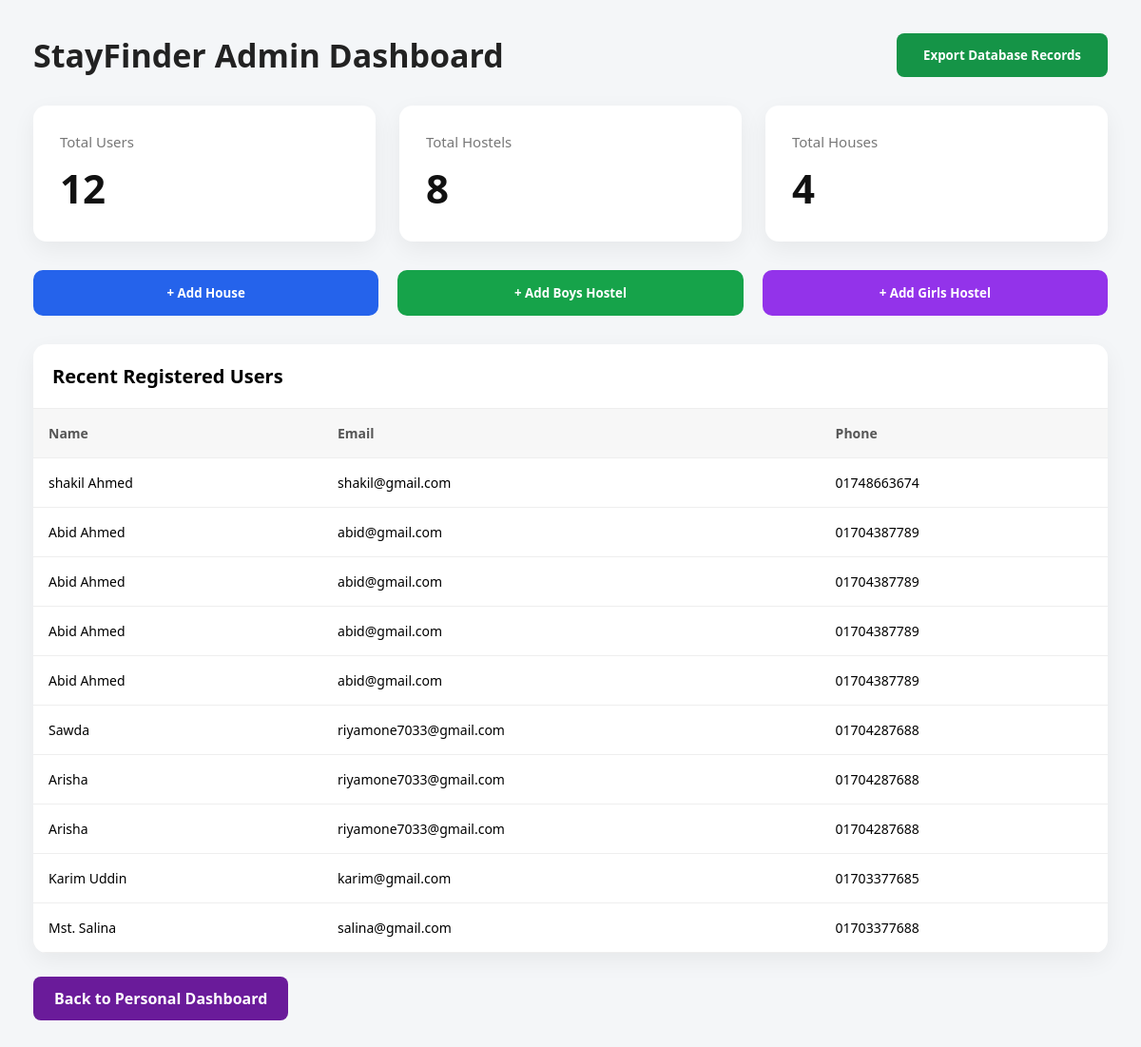
The page /admin-dashboard/ (signed in) on the database as committed earlier.
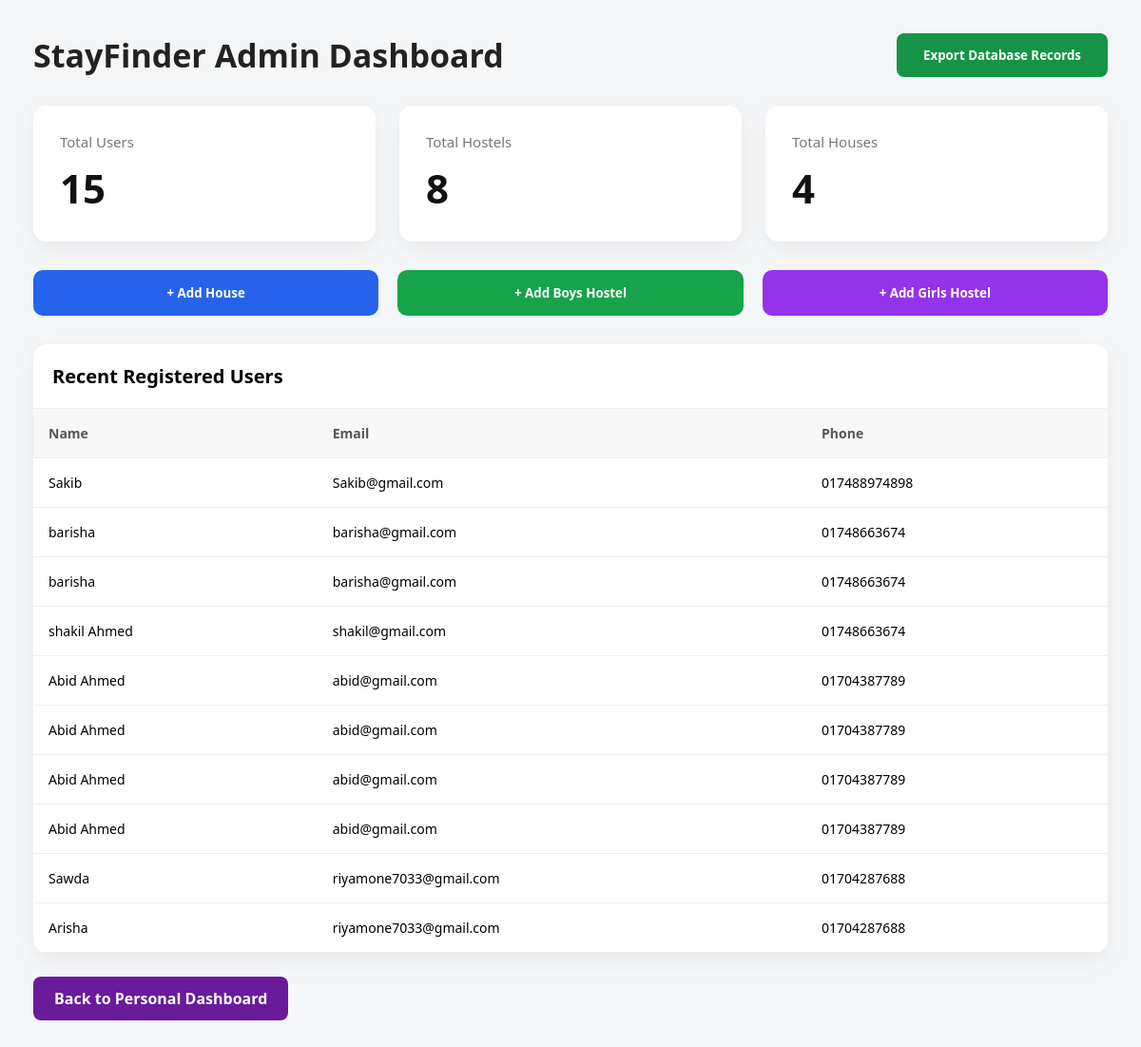
The same page on the database as committed later.
### core/models.py (models this page shows, shortened)
class Owner(models.Model):
    name = models.CharField(max_length=100, blank=True)
    phone = models.CharField(max_length=15, blank=True)
    email = models.EmailField(blank=True)
    password = models.CharField(max_length=128, blank=True, null=True)

### core/views.py (the view)
# urls.py: path('admin-dashboard/', views.admin_dashboard, name='admin_dashboard'),
def admin_dashboard(request):
    is_admin = request.user.is_authenticated and request.user.is_superuser
    is_owner = 'owner_id' in request.session
    if not (is_admin or is_owner):
        return redirect('dashboard')
    total_users = Owner.objects.count()
    total_hostels = Hostel.objects.count()
    total_houses = House.objects.count()
    total_booking_requests = BookingRequest.objects.count()
    total_requirement_alerts = RequirementAlert.objects.count()
    total_applications = ApplicationForm.objects.count()
    total_feedbacks = PaymentFeedback.objects.count()
    context = {
        'total_users': total_users,
        'total_hostels': total_hostels,
        'total_houses': total_houses,
        'total_booking_requests': total_booking_requests,
        'total_requirement_alerts': total_requirement_alerts,
        'total_applications': total_applications,
        'total_feedbacks': total_feedbacks,
        'owners': Owner.objects.all().order_by('-id')[:10],
        'booking_requests': BookingRequest.objects.all().order_by('-id')[:10],
        'requirement_alerts': RequirementAlert.objects.all().order_by('-id')[:10],
        'applications': ApplicationForm.objects.all().order_by('-id')[:10],
        'feedbacks': PaymentFeedback.objects.all().order_by('-id')[:10],
    }
    return render(request, 'admin_dashboard.html', context)

### core/templates/admin_dashboard.html (shortened to what this page needs)
{% load static %}
<html lang="en">
<head>
</head>
<body>
<div class="header">
    <h1>StayFinder Admin Dashboard</h1>
    <a href="{% url 'export_excel' %}">
        <button class="export-btn">Export Database Records</button>
    </a>
</div>
<div class="cards">
    <div class="card">
        <p>Total Users</p>
        <h2>{{ total_users }}</h2>
    </div>
    <div class="card">
        <p>Total Hostels</p>
        <h2>{{ total_hostels }}</h2>
    </div>
    <div class="card">
        <p>Total Houses</p>
        <h2>{{ total_houses }}</h2>
    </div>
</div>
<div class="action-row">
    <a href="{% url 'add_house_admin' %}">
        <button class="add-house">+ Add House</button>
    </a>
    <a href="{% url 'add_boys_hostel_admin' %}">
        <button class="add-boys">+ Add Boys Hostel</button>
    </a>
    <a href="{% url 'add_girls_hostel_admin' %}">
        <button class="add-girls">+ Add Girls Hostel</button>
    </a>
</div>
<div class="table-box">
    <div class="table-title">Recent Registered Users</div>
    <table>
        <tr>
            <th>Name</th>
            <th>Email</th>
            <th>Phone</th>
        </tr>
        {% for owner in owners %}
        <tr>
            <td>{{ owner.name }}</td>
            <td>{{ owner.email }}</td>
            <td>{{ owner.phone }}</td>
        </tr>
        {% empty %}
        <tr>
            <td colspan="3">No signup found.</td>
        </tr>
        {% endfor %}
    </table>
</div>
<a href="{% url 'dashboard' %}" class="back-btn">Back to Personal Dashboard</a>
</body>
</html>

### core/templates/admin_dashboard.html (style rules this page uses)
* { margin: 0; padding: 0; box-sizing: border-box; font-family: 'Segoe UI', sans-serif; }
body { background: #f4f6f8; min-height: 100vh; padding: 35px; }
.header { display: flex; justify-content: space-between; align-items: center; margin-bottom: 30px; }
.header h1 { font-size: 34px; color: #222; }
.export-btn { background: #159447; color: white; border: none; padding: 14px 28px; border-radius: 8px; font-weight: bold; cursor: pointer; }
.cards { display: grid; grid-template-columns: repeat(3, 1fr); gap: 25px; margin-bottom: 30px; }
.card { background: white; padding: 28px; border-radius: 14px; box-shadow: 0 8px 25px rgba(0,0,0,0.06); }
.card p { color: #777; font-size: 15px; margin-bottom: 10px; }
.card h2 { font-size: 42px; color: #111; }
.action-row { display: flex; gap: 20px; margin-bottom: 30px; }
.action-row a { flex: 1; text-decoration: none; }
.action-row button { width: 100%; padding: 15px; color: white; border: none; border-radius: 10px; font-weight: bold; cursor: pointer; }
.add-house { background: #2563eb; }
.add-boys { background: #16a34a; }
.add-girls { background: #9333ea; }
.table-box { background: white; border-radius: 14px; box-shadow: 0 8px 25px rgba(0,0,0,0.06); overflow: hidden; }
.table-title { padding: 20px; font-size: 20px; font-weight: bold; border-bottom: 1px solid #eee; }
table { width: 100%; border-collapse: collapse; }
th, td { padding: 16px; text-align: left; border-bottom: 1px solid #eee; font-size: 14px; }
th { background: #f7f7f7; color: #555; }
.back-btn { display: inline-block; margin-top: 25px; text-decoration: none; color: white; background: #6a1b9a; padding: 12px 22px; border-radius: 8px; font-weight: bold; }

Rows that differ between the two databases and show on the page:
no longer on this page (row unchanged): Owner: name "Arisha", email "riyamone7033@gmail.com", phone "01704287688"
no longer on this page (row unchanged): Owner: name "Karim Uddin", email "karim@gmail.com", phone "01703377685"
no longer on this page (row unchanged): Owner: name "Mst. Salina", email "salina@gmail.com", phone "01703377688"
added Owner: name "Sakib", email "Sakib@gmail.com", phone "017488974898"
added Owner: name "barisha", email "barisha@gmail.com", phone "01748663674"
added Owner: name "barisha", email "barisha@gmail.com", phone "01748663674"
Other text that changed with them:
{{ total_users }}: "12" → "15"
